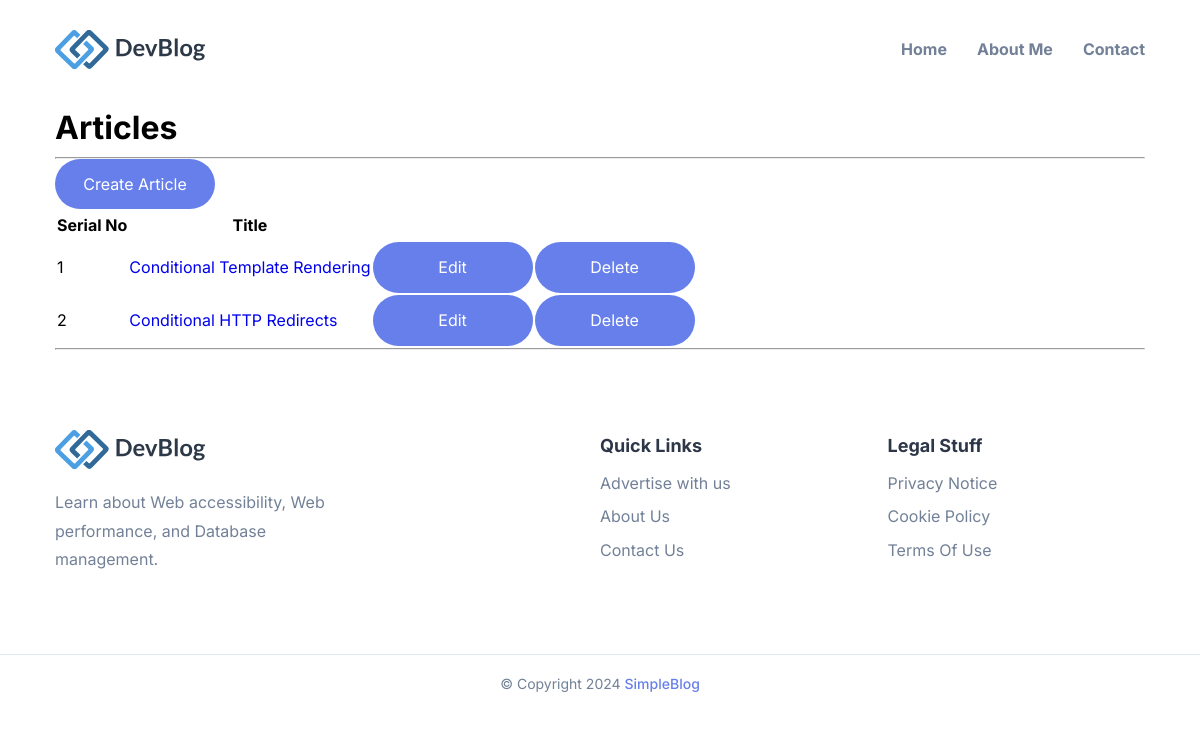
The page /dashboard/ (signed in) on the database its author committed.
### article/models.py (models this page shows, shortened)
class Article(models.Model):
    title = models.CharField(max_length=500)
    content = models.TextField(max_length=500)
    published_date = models.DateTimeField(auto_now=True, blank=True)
    author = models.ForeignKey(User, on_delete=models.CASCADE)
    category = models.ManyToManyField(Category)
    image = models.ImageField(upload_to="articles/", blank=True, null=True)
    created_at = models.DateTimeField(auto_now_add=True)
    updated_date = models.DateTimeField(auto_now=True)

### article/views.py (the view)
# urls.py: path("dashboard/", views.dashboard, name="dashboard"),
@login_required(login_url="login")
def dashboard(request):
    articles = Article.objects.filter(author=request.user)
    paginator = Paginator(
        articles, 3
    )  # You can adjust the number of articles per page as needed
    page_number = request.GET.get("page")
    page = paginator.get_page(page_number)
    context = {
        "articles": page,
    }
    return render(request, "article/dashboard.html", context)

### templates/article/dashboard.html (shortened to what this page needs)
{% extends 'base.html' %} {% block content %}
<div class="container">
      <div class="text-center my-2">
      <h1 class="fw-bolder text-success">Articles</h1>
    </div>
    <hr/>
  <div class="row">
    <div class="col-lg-12 bar">
   <a href="{% url 'create' %}">
        <button class="btn btn-primary mb-2 longButton">
          Create Article
        </button></a
      >
        <div class="panel panel-default">
          <table class="table table-striped">
            <thead>
              <tr>
                <th>Serial No</th>
                <th>Title</th>
                <th></th>
                <th></th>
              </tr>
            </thead>
            <tbody>
              {% for item in articles %}
              <tr>
                <td class="col-lg-1 col-md-1 col-xs-2">{{forloop.counter}}</td>
                <td class="vert-align">
                  <a href="{% url 'article_detail' item.id %}"
                    >{{item.title}}</a
                  >
                </td>
                <td class="text-center vert-align">
                    <a href="{% url 'edit_article' item.id %}">
        <button class="btn btn-primary mb-2 longButton">
          Edit
        </button></a
      >
                </td>
                <td class="text-center vert-align">
                    <a href="{% url 'delete_article' item.id %}">
        <button class="btn btn-primary mb-2 longButton">
          Delete
        </button></a
      >
                </td>
              </tr>
              {% endfor %}
            </tbody>
          </table>
        </div>
        <nav aria-label="Pagination">
          <hr class="my-0" />
        </nav>
      </div>
    </div>
  </div>
{% endblock content %}

### articles/static/assets/css/style.css (style rules this page uses)
.light-theme { --background-primary: hsl(0, 0%, 100%); --background-secondary: hsl(0, 0%, 97%); --action-primary: hsl(214, 32%, 91%); --action-secondary: hsl(210, 38%, 95%); --foreground-primary: hsl(218, 23%, 23%); --foreground-secondary: hsl(216, 15%, 52%); --foreground-tertiary: hsl(214, 20%, 69%); --accent: hsl(229, 76%, 66%); }
:root { --white: hsl(0, 0%, 100%); --fs-base: 0.85rem; --fs-1: 1.875rem; --fs-2: 1.5rem; --fs-3: 1.25rem; --fs-4: 0.875rem; --fs-5: 0.75rem; --py: 5rem; }
*, *::before, *::after { margin: 0; padding: 0; box-sizing: border-box; }
a { text-decoration: none; }
img, button { display: block; }
a, span { display: inline-block; }
button { font: inherit; border: none; background: none; cursor: pointer; }
html { font-family: "Inter", sans-serif; font-size: var(--fs-base); line-height: 1.8; }
.container { margin-inline: auto; margin: auto; padding: 0 15px; }
.btn { min-width: 10rem; border-radius: 100px; }
.btn-primary { background: var(--accent); color: var(--white); padding: 0.6875rem 1.1875rem; }
@media (min-width: 550px) { :root { --fs-base: 0.90rem; } }
@media (min-width: 650px) { :root { --fs-1: 2.25rem; } }
@media (min-width: 650px) { .container { padding: 0 30px; } }
@media (min-width: 768px) { .container { max-width: 800px; } }
@media (min-width: 1024px) { :root { --fs-base: 1rem; --fs-1: 3rem; } }
@media (min-width: 1024px) { .container { max-width: 1150px; } }

### rows shown on the page
Article: title "Conditional Template Rendering"
Article: title "Conditional HTTP Redirects"
